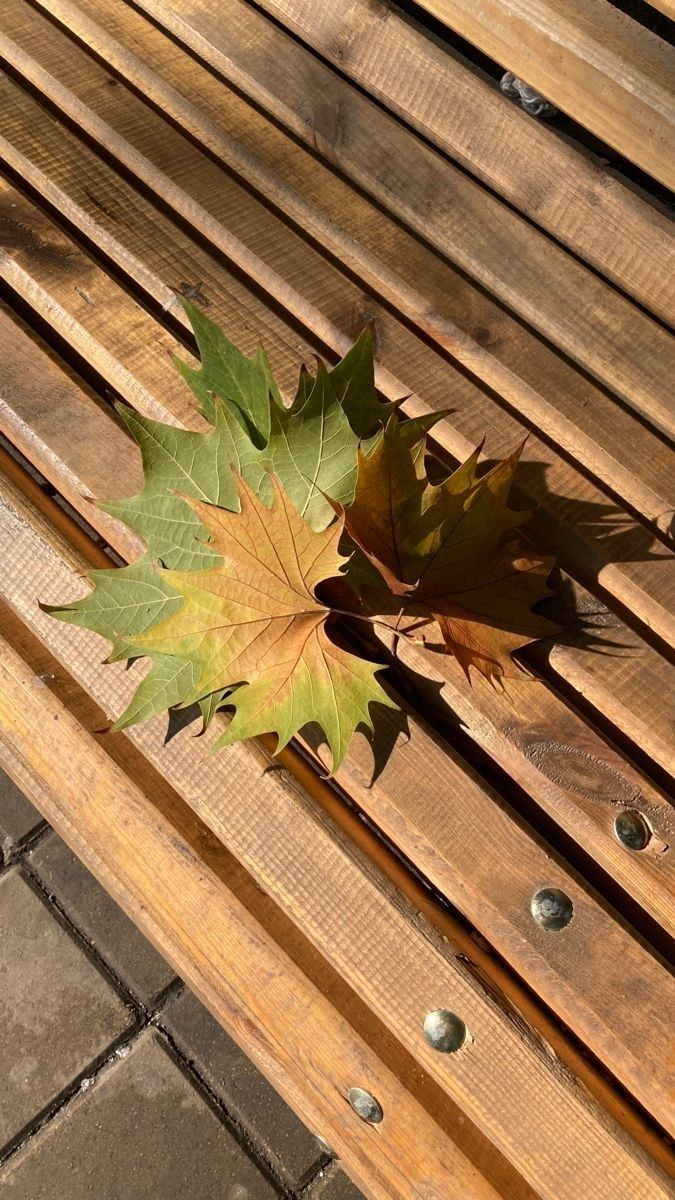
#> input picture download.jpeg, 675 x 1200 px
$ python 08.py
#> lines starting #> are read from the running program, lines starting #| are printed output that depends on the picture
import cv2

image = cv2.imread("download.jpeg")
#> image is the input picture: shape (1200, 675, 3); mean B, G, R 73.2, 113.3, 150.9


if image is  None:
    print("Could Not Load Image")

else:
    (h,w) = image.shape[:2]
#> h = 1200; w = 675

    centre = (w//2 ,h//2)
#> centre = (337, 600)
    M = cv2.getRotationMatrix2D(centre , 90, 1.0)
    rotated = cv2.warpAffine(image , M ,(w,h))
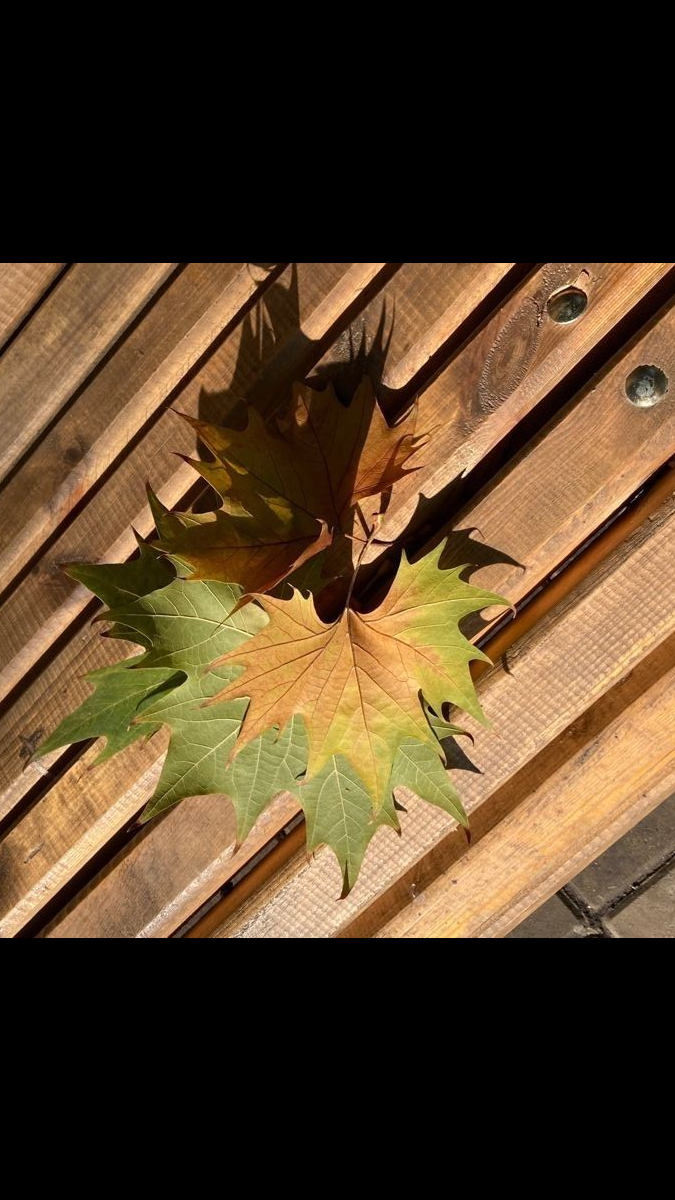
#> rotated: shape (1200, 675, 3); mean B, G, R 39.5, 63.8, 84.6

    cv2.imshow("Original",image)
    cv2.imshow("Rotated",rotated)

    cv2.waitKey(0)
    cv2.destroyAllWindows()
